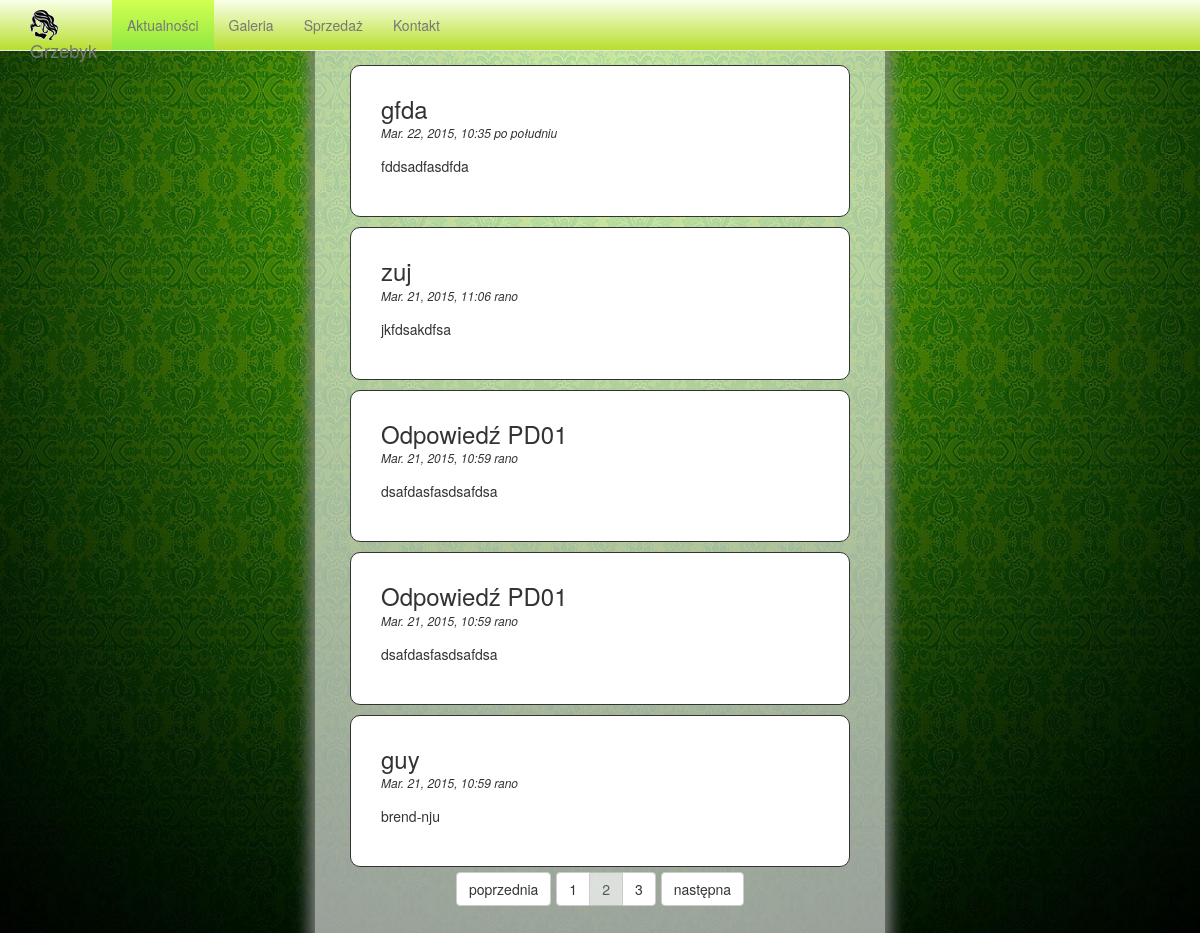
Screenshot of /?page=2 with the database file from the repository.
### mainapp/models.py (models this page shows, shortened)
class Article(models.Model):
    title = models.CharField(max_length=50)
    pub_date = models.DateTimeField('Data publikacji')
    content = models.TextField(max_length=1000)
    class Meta:
        ordering = ['-pub_date']
        verbose_name = "artykuł"
        verbose_name_plural = "artykuły"

### mainapp/views/index_view.py (the view)
# urls.py: url(r'^$', index_view.IndexView.as_view()),
class IndexView(MyListView):
    template_name = 'index.html'
    context_object_name = 'articles'
    model = Article
    paginate_by = 5

### mainapp/views/my_list_view.py (called while the page is built)
    def get_context_data(self, **kwargs):
        context = super(MyListView, self).get_context_data(**kwargs)
        paginator = context['paginator']
        page = context['page_obj']
        step_links = self.page_links(paginator, page)
        context['step_links'] = step_links
        return context

    @staticmethod
    def page_links(paginator, page):
        step_links = [1]
        page_number = page.number
        pages = paginator.num_pages
        if page_number > 3:
            step_links.append('...')
        page_start = page_number-3 if page_number-3 > 1 else 2
        page_stop = page_number+3 if page_number+3 < pages else pages
        for i in range(page_start, page_stop):
            step_links.append(i)
        if page.number < pages-3:
            step_links.append('...')
        if pages > 1:
            step_links.append(pages)
        return step_links

### mainapp/templates/index.html (shortened to what this page needs)
{% extends "base.html" %}
{% block navbar1 %}class="navbar-active"{% endblock %}
{% block content %}
    {% for article in articles %}
        <div class="col-lg-12">
            <div class="article">
                <h3 class="articletitle">{{ article.title }}</h3>
                <i class="date">{{ article.pub_date }}</i>
                <p class="articlecontent">{{ article.content }}</p>
            </div>
        </div>
    {% endfor %}
    {% include "pagination.html" %}
{% endblock %}

### templates/base.html
{% extends 'background.html' %}
{% block background %}
    <div class="carpet col-lg-6 col-lg-offset-3">
        {% block content %}{% endblock %}
    </div>
{% endblock %}

### templates/background.html (shortened to what this page needs)
<!DOCTYPE html>
<html lang="pl">
<head>
    {%  load staticfiles %}
    <link rel="stylesheet" href="https://maxcdn.bootstrapcdn.com/bootstrap/3.2.0/css/bootstrap.min.css">
    <link rel="stylesheet" type="text/css" href="{% static 'app/css/style.css' %}">
</head>
<body>
    <nav class="navbar navbar-default navbar-fixed-top" role="navigation">
        <div class="container">
            <div class="navbar-header">
              <a class="navbar-brand" href="#"><img src="{% static 'app/img/logo_transparent.png' %}"/> Grzebyk </a>
            </div>
            <div class="collapse navbar-collapse" id="bs-example-navbar-collapse-1">
              <ul class="nav navbar-nav">
                <li {% block navbar1 %}{% endblock %}><a href="/">Aktualności</a></li>
                <li {% block navbar2 %}{% endblock %}><a href="/galeria">Galeria</a></li>
                <li {% block navbar3 %}{% endblock %}><a href="/sprzedaz">Sprzedaż</a></li>
                <li {% block navbar4 %}{% endblock %}><a href="/kontakt">Kontakt</a></li>
              </ul>
            </div>
        </div>
    </nav>
    <div class="container">
        {% block background %}{% endblock %}
    </div>
</body>

### templates/pagination.html
<div class="row text-center">
    <div class="btn-toolbar" role="toolbar">
        {% if page_obj.has_previous %}
            <div class="btn-group" role="group">
                <a class="btn btn-default" href="?page={{ page_obj.previous_page_number }}">poprzednia</a>
            </div>
        {% endif %}
        <div class="btn-group" role="group">
            {% for i in step_links %}
                {% if i != '...' %}
                        {%  if i == page_obj.number %}
                            <div class="btn-group" role="group">
                                <button type="button" class="btn btn-default" disabled> {{ i }}</button>
                            </div>
                        {% else %}
                            <a class="btn btn-default" href="?page={{ i }}">{{ i }}</a>
                        {% endif %}
                {% else %}
                    </div>
                    <div class="btn-group" role="group">
                        <button type="button" class="btn btn-default" disabled>{{ i }}</button>
                    </div>
                    <div class="btn-group" role="group">
                {% endif %}
            {% endfor %}
        </div>
        {% if page_obj.has_next %}
            <div class="btn-group" role="group">
                <a class="btn btn-default" href="?page={{ page_obj.next_page_number }}">następna</a>
            </div>
        {% endif %}
    </div>
</div>

### mainapp/static/app/css/style.css (style rules this page uses)
body { padding-top:70px; background:url(../img/background2.jpg) center; background-size:cover; }
.carpet { margin-top: -30px; padding-top:20px; box-shadow: 0px 0px 15px 5px #888888; background: rgba(255,255,255,0.6); }
.navbar-brand { margin-top:-5px; }
.navbar-default { background: #f8ffe8; background: -moz-linear-gradient(top, #f8ffe8 0%, #e3f5ab 33%, #b7df2d 100%); background: -webkit-gradient(linear, left top, left bottom, color-stop(0%,#f8ffe8), color-stop(33%,#e3f5ab), color-stop(100%,#b7df2d)); background: -webkit-linear-gradient(top, #f8ffe8 0%,#e3f5ab 33%,#b7df2d 100%); background: -o-linear-gradient(top, #f8ffe8 0%,#e3f5ab 33%,#b7df2d 100%); background: -ms-linear-gradient(top, #f8ffe8 0%,#e3f5ab 33%,#b7df2d 100%); background: linear-gradient(to bottom, #f8ffe8 0%,#e3f5ab 33%,#b7df2d 100%); }
.row { padding:30px; }
.article { padding: 30px; margin: 5px; border:solid 1px; border-radius:10px; background: white; }
.articletitle { margin-top:0px; margin-bottom:0px; }
.date { font-size: 12px; }
.articlecontent { margin-top: 1em; }
.navbar-active { background: #d2ff52; background: -moz-linear-gradient(top, #d2ff52 0%, #91e842 100%); background: -webkit-gradient(linear, left top, left bottom, color-stop(0%,#d2ff52), color-stop(100%,#91e842)); background: -webkit-linear-gradient(top, #d2ff52 0%,#91e842 100%); background: -o-linear-gradient(top, #d2ff52 0%,#91e842 100%); background: -ms-linear-gradient(top, #d2ff52 0%,#91e842 100%); background: linear-gradient(to bottom, #d2ff52 0%,#91e842 100%); filter: progid:DXImageTransform.Microsoft.gradient( startColorstr='#d2ff52', endColorstr='#91e842',GradientType=0 ); }
.btn-toolbar { display:inline-block; }
.text-center { text-align: center; }

### rows the page displays
Article: title "gfda", pub_date "Mar. 22, 2015, 10:35 po południu", content "fddsadfasdfda"
Article: title "zuj", pub_date "Mar. 21, 2015, 11:06 rano", content "jkfdsakdfsa"
Article: title "Odpowiedź PD01", pub_date "Mar. 21, 2015, 10:59 rano", content "dsafdasfasdsafdsa"
Article: title "Odpowiedź PD01", pub_date "Mar. 21, 2015, 10:59 rano", content "dsafdasfasdsafdsa"
Article: title "guy", pub_date "Mar. 21, 2015, 10:59 rano", content "brend-nju"

### other values shown
{{ i }} "1" "3"
{{ i }} "2"
